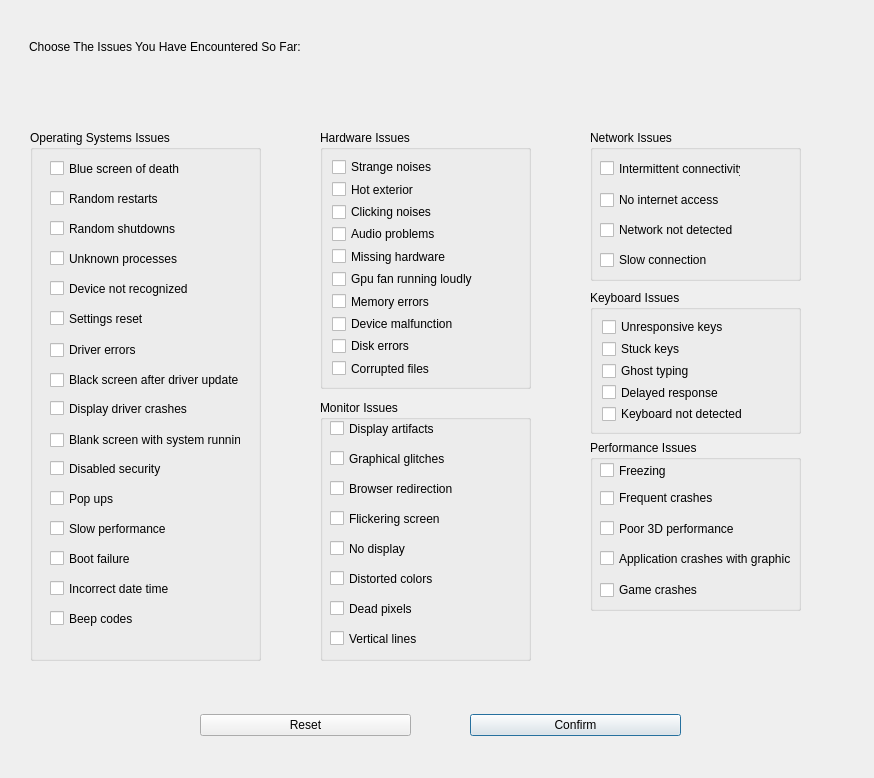
<?xml version="1.0" encoding="UTF-8"?>
<ui version="4.0">
 <class>Dialog</class>
 <widget class="QDialog" name="Dialog">
  <property name="geometry">
   <rect>
    <x>0</x>
    <y>0</y>
    <width>874</width>
    <height>778</height>
   </rect>
  </property>
  <property name="windowTitle">
   <string>Dialog</string>
  </property>
  <widget class="QWidget" name="verticalLayoutWidget">
   <property name="geometry">
    <rect>
     <x>30</x>
     <y>130</y>
     <width>231</width>
     <height>531</height>
    </rect>
   </property>
   <layout class="QVBoxLayout" name="verticalLayout">
    <item>
     <widget class="QGroupBox" name="groupBox_4">
      <property name="title">
       <string>Operating Systems Issues</string>
      </property>
      <widget class="QCheckBox" name="checkBox_8">
       <property name="geometry">
        <rect>
         <x>20</x>
         <y>30</y>
         <width>141</width>
         <height>17</height>
        </rect>
       </property>
       <property name="text">
        <string>Blue screen of death</string>
       </property>
       <property name="iconSize">
        <size>
         <width>40</width>
         <height>40</height>
        </size>
       </property>
      </widget>
      <widget class="QCheckBox" name="checkBox_13">
       <property name="geometry">
        <rect>
         <x>20</x>
         <y>90</y>
         <width>141</width>
         <height>17</height>
        </rect>
       </property>
       <property name="text">
        <string>Random shutdowns</string>
       </property>
      </widget>
      <widget class="QCheckBox" name="checkBox_7">
       <property name="geometry">
        <rect>
         <x>20</x>
         <y>60</y>
         <width>141</width>
         <height>17</height>
        </rect>
       </property>
       <property name="text">
        <string>Random restarts</string>
       </property>
       <property name="iconSize">
        <size>
         <width>40</width>
         <height>40</height>
        </size>
       </property>
      </widget>
      <widget class="QCheckBox" name="checkBox_18">
       <property name="geometry">
        <rect>
         <x>20</x>
         <y>120</y>
         <width>141</width>
         <height>17</height>
        </rect>
       </property>
       <property name="text">
        <string>Unknown processes</string>
       </property>
      </widget>
      <widget class="QCheckBox" name="checkBox_19">
       <property name="geometry">
        <rect>
         <x>20</x>
         <y>150</y>
         <width>141</width>
         <height>17</height>
        </rect>
       </property>
       <property name="text">
        <string>Device not recognized</string>
       </property>
      </widget>
      <widget class="QCheckBox" name="checkBox_23">
       <property name="geometry">
        <rect>
         <x>20</x>
         <y>180</y>
         <width>141</width>
         <height>17</height>
        </rect>
       </property>
       <property name="text">
        <string>Settings reset</string>
       </property>
      </widget>
      <widget class="QCheckBox" name="checkBox_30">
       <property name="geometry">
        <rect>
         <x>20</x>
         <y>210</y>
         <width>141</width>
         <height>20</height>
        </rect>
       </property>
       <property name="text">
        <string>Driver errors</string>
       </property>
      </widget>
      <widget class="QCheckBox" name="checkBox_33">
       <property name="geometry">
        <rect>
         <x>20</x>
         <y>240</y>
         <width>191</width>
         <height>20</height>
        </rect>
       </property>
       <property name="text">
        <string>Black screen after driver update</string>
       </property>
      </widget>
      <widget class="QCheckBox" name="checkBox_46">
       <property name="geometry">
        <rect>
         <x>20</x>
         <y>270</y>
         <width>141</width>
         <height>17</height>
        </rect>
       </property>
       <property name="text">
        <string>Display driver crashes</string>
       </property>
      </widget>
      <widget class="QCheckBox" name="checkBox_39">
       <property name="geometry">
        <rect>
         <x>20</x>
         <y>300</y>
         <width>191</width>
         <height>20</height>
        </rect>
       </property>
       <property name="text">
        <string>Blank screen with system running</string>
       </property>
      </widget>
      <widget class="QCheckBox" name="checkBox_16">
       <property name="geometry">
        <rect>
         <x>20</x>
         <y>330</y>
         <width>141</width>
         <height>17</height>
        </rect>
       </property>
       <property name="text">
        <string>Disabled security</string>
       </property>
      </widget>
      <widget class="QCheckBox" name="checkBox_14">
       <property name="geometry">
        <rect>
         <x>20</x>
         <y>360</y>
         <width>141</width>
         <height>17</height>
        </rect>
       </property>
       <property name="text">
        <string>Pop ups</string>
       </property>
      </widget>
      <widget class="QCheckBox" name="checkBox">
       <property name="geometry">
        <rect>
         <x>20</x>
         <y>390</y>
         <width>141</width>
         <height>17</height>
        </rect>
       </property>
       <property name="text">
        <string>Slow performance</string>
       </property>
       <property name="iconSize">
        <size>
         <width>40</width>
         <height>40</height>
        </size>
       </property>
      </widget>
      <widget class="QCheckBox" name="checkBox_5">
       <property name="geometry">
        <rect>
         <x>20</x>
         <y>420</y>
         <width>141</width>
         <height>17</height>
        </rect>
       </property>
       <property name="text">
        <string>Boot failure</string>
       </property>
       <property name="iconSize">
        <size>
         <width>40</width>
         <height>40</height>
        </size>
       </property>
      </widget>
      <widget class="QCheckBox" name="checkBox_25">
       <property name="geometry">
        <rect>
         <x>20</x>
         <y>450</y>
         <width>141</width>
         <height>17</height>
        </rect>
       </property>
       <property name="text">
        <string>Incorrect date time</string>
       </property>
      </widget>
      <widget class="QCheckBox" name="checkBox_22">
       <property name="geometry">
        <rect>
         <x>20</x>
         <y>480</y>
         <width>141</width>
         <height>17</height>
        </rect>
       </property>
       <property name="text">
        <string>Beep codes</string>
       </property>
      </widget>
     </widget>
    </item>
   </layout>
  </widget>
  <widget class="QWidget" name="verticalLayoutWidget_2">
   <property name="geometry">
    <rect>
     <x>320</x>
     <y>130</y>
     <width>211</width>
     <height>259</height>
    </rect>
   </property>
   <layout class="QVBoxLayout" name="verticalLayout_2">
    <item>
     <widget class="QGroupBox" name="groupBox_2">
      <property name="title">
       <string>Hardware Issues</string>
      </property>
      <layout class="QFormLayout" name="formLayout_2">
       <item row="0" column="0">
        <widget class="QCheckBox" name="checkBox_2">
         <property name="text">
          <string>Strange noises</string>
         </property>
         <property name="iconSize">
          <size>
           <width>40</width>
           <height>40</height>
          </size>
         </property>
        </widget>
       </item>
       <item row="1" column="0">
        <widget class="QCheckBox" name="checkBox_9">
         <property name="text">
          <string>Hot exterior</string>
         </property>
         <property name="iconSize">
          <size>
           <width>40</width>
           <height>40</height>
          </size>
         </property>
        </widget>
       </item>
       <item row="2" column="0">
        <widget class="QCheckBox" name="checkBox_12">
         <property name="text">
          <string>Clicking noises</string>
         </property>
         <property name="iconSize">
          <size>
           <width>40</width>
           <height>40</height>
          </size>
         </property>
        </widget>
       </item>
       <item row="3" column="0">
        <widget class="QCheckBox" name="checkBox_20">
         <property name="text">
          <string>Audio problems</string>
         </property>
        </widget>
       </item>
       <item row="4" column="0">
        <widget class="QCheckBox" name="checkBox_24">
         <property name="text">
          <string>Missing hardware</string>
         </property>
        </widget>
       </item>
       <item row="5" column="0">
        <widget class="QCheckBox" name="checkBox_48">
         <property name="text">
          <string>Gpu fan running loudly</string>
         </property>
        </widget>
       </item>
       <item row="6" column="0">
        <widget class="QCheckBox" name="checkBox_11">
         <property name="text">
          <string>Memory errors</string>
         </property>
         <property name="iconSize">
          <size>
           <width>40</width>
           <height>40</height>
          </size>
         </property>
        </widget>
       </item>
       <item row="7" column="0">
        <widget class="QCheckBox" name="checkBox_17">
         <property name="text">
          <string>Device malfunction</string>
         </property>
        </widget>
       </item>
       <item row="8" column="0">
        <widget class="QCheckBox" name="checkBox_4">
         <property name="text">
          <string>Disk errors</string>
         </property>
         <property name="iconSize">
          <size>
           <width>40</width>
           <height>40</height>
          </size>
         </property>
        </widget>
       </item>
       <item row="9" column="0">
        <widget class="QCheckBox" name="checkBox_3">
         <property name="text">
          <string>Corrupted files</string>
         </property>
         <property name="iconSize">
          <size>
           <width>40</width>
           <height>40</height>
          </size>
         </property>
        </widget>
       </item>
      </layout>
     </widget>
    </item>
   </layout>
  </widget>
  <widget class="QWidget" name="verticalLayoutWidget_3">
   <property name="geometry">
    <rect>
     <x>320</x>
     <y>400</y>
     <width>211</width>
     <height>261</height>
    </rect>
   </property>
   <layout class="QVBoxLayout" name="verticalLayout_3">
    <item>
     <widget class="QGroupBox" name="groupBox_6">
      <property name="title">
       <string>Monitor Issues</string>
      </property>
      <widget class="QCheckBox" name="checkBox_41">
       <property name="geometry">
        <rect>
         <x>10</x>
         <y>20</y>
         <width>141</width>
         <height>17</height>
        </rect>
       </property>
       <property name="text">
        <string>Display artifacts</string>
       </property>
      </widget>
      <widget class="QCheckBox" name="checkBox_32">
       <property name="geometry">
        <rect>
         <x>10</x>
         <y>140</y>
         <width>141</width>
         <height>17</height>
        </rect>
       </property>
       <property name="text">
        <string>No display</string>
       </property>
      </widget>
      <widget class="QCheckBox" name="checkBox_15">
       <property name="geometry">
        <rect>
         <x>10</x>
         <y>80</y>
         <width>141</width>
         <height>17</height>
        </rect>
       </property>
       <property name="text">
        <string>Browser redirection</string>
       </property>
      </widget>
      <widget class="QCheckBox" name="checkBox_31">
       <property name="geometry">
        <rect>
         <x>10</x>
         <y>110</y>
         <width>141</width>
         <height>17</height>
        </rect>
       </property>
       <property name="text">
        <string>Flickering screen</string>
       </property>
      </widget>
      <widget class="QCheckBox" name="checkBox_21">
       <property name="geometry">
        <rect>
         <x>10</x>
         <y>50</y>
         <width>141</width>
         <height>17</height>
        </rect>
       </property>
       <property name="text">
        <string>Graphical glitches</string>
       </property>
      </widget>
      <widget class="QCheckBox" name="checkBox_47">
       <property name="geometry">
        <rect>
         <x>10</x>
         <y>230</y>
         <width>141</width>
         <height>17</height>
        </rect>
       </property>
       <property name="text">
        <string>Vertical lines</string>
       </property>
      </widget>
      <widget class="QCheckBox" name="checkBox_45">
       <property name="geometry">
        <rect>
         <x>10</x>
         <y>170</y>
         <width>141</width>
         <height>17</height>
        </rect>
       </property>
       <property name="text">
        <string>Distorted colors</string>
       </property>
      </widget>
      <widget class="QCheckBox" name="checkBox_35">
       <property name="geometry">
        <rect>
         <x>10</x>
         <y>200</y>
         <width>141</width>
         <height>17</height>
        </rect>
       </property>
       <property name="text">
        <string>Dead pixels</string>
       </property>
      </widget>
     </widget>
    </item>
   </layout>
  </widget>
  <widget class="QWidget" name="verticalLayoutWidget_4">
   <property name="geometry">
    <rect>
     <x>29</x>
     <y>10</y>
     <width>411</width>
     <height>73</height>
    </rect>
   </property>
   <layout class="QVBoxLayout" name="verticalLayout_4">
    <item>
     <widget class="QLabel" name="label">
      <property name="text">
       <string>Choose The Issues You Have Encountered So Far:</string>
      </property>
     </widget>
    </item>
   </layout>
  </widget>
  <widget class="QWidget" name="verticalLayoutWidget_5">
   <property name="geometry">
    <rect>
     <x>200</x>
     <y>690</y>
     <width>211</width>
     <height>71</height>
    </rect>
   </property>
   <layout class="QVBoxLayout" name="verticalLayout_5">
    <item>
     <widget class="QPushButton" name="pushButton_2">
      <property name="text">
       <string>Reset</string>
      </property>
      <property name="autoDefault">
       <bool>false</bool>
      </property>
     </widget>
    </item>
   </layout>
  </widget>
  <widget class="QWidget" name="verticalLayoutWidget_6">
   <property name="geometry">
    <rect>
     <x>470</x>
     <y>690</y>
     <width>211</width>
     <height>71</height>
    </rect>
   </property>
   <layout class="QVBoxLayout" name="verticalLayout_6">
    <item>
     <widget class="QPushButton" name="pushButton_3">
      <property name="text">
       <string>Confirm</string>
      </property>
     </widget>
    </item>
   </layout>
  </widget>
  <widget class="QWidget" name="horizontalLayoutWidget">
   <property name="geometry">
    <rect>
     <x>590</x>
     <y>130</y>
     <width>211</width>
     <height>151</height>
    </rect>
   </property>
   <layout class="QHBoxLayout" name="horizontalLayout">
    <item>
     <widget class="QGroupBox" name="groupBox_3">
      <property name="title">
       <string>Network Issues</string>
      </property>
      <widget class="QCheckBox" name="checkBox_29">
       <property name="geometry">
        <rect>
         <x>10</x>
         <y>120</y>
         <width>141</width>
         <height>20</height>
        </rect>
       </property>
       <property name="text">
        <string>Slow connection</string>
       </property>
      </widget>
      <widget class="QCheckBox" name="checkBox_28">
       <property name="geometry">
        <rect>
         <x>10</x>
         <y>90</y>
         <width>141</width>
         <height>20</height>
        </rect>
       </property>
       <property name="text">
        <string>Network not detected</string>
       </property>
      </widget>
      <widget class="QCheckBox" name="checkBox_27">
       <property name="geometry">
        <rect>
         <x>10</x>
         <y>60</y>
         <width>141</width>
         <height>20</height>
        </rect>
       </property>
       <property name="text">
        <string>No internet access</string>
       </property>
      </widget>
      <widget class="QCheckBox" name="checkBox_26">
       <property name="geometry">
        <rect>
         <x>10</x>
         <y>30</y>
         <width>141</width>
         <height>17</height>
        </rect>
       </property>
       <property name="text">
        <string>Intermittent connectivity</string>
       </property>
      </widget>
     </widget>
    </item>
   </layout>
  </widget>
  <widget class="QWidget" name="verticalLayoutWidget_7">
   <property name="geometry">
    <rect>
     <x>590</x>
     <y>290</y>
     <width>211</width>
     <height>144</height>
    </rect>
   </property>
   <layout class="QVBoxLayout" name="verticalLayout_7">
    <item>
     <widget class="QGroupBox" name="groupBox">
      <property name="title">
       <string>Keyboard Issues</string>
      </property>
      <layout class="QFormLayout" name="formLayout">
       <item row="0" column="0">
        <widget class="QCheckBox" name="checkBox_43">
         <property name="text">
          <string>Unresponsive keys</string>
         </property>
        </widget>
       </item>
       <item row="1" column="0">
        <widget class="QCheckBox" name="checkBox_37">
         <property name="text">
          <string>Stuck keys</string>
         </property>
        </widget>
       </item>
       <item row="2" column="0">
        <widget class="QCheckBox" name="checkBox_44">
         <property name="text">
          <string>Ghost typing</string>
         </property>
        </widget>
       </item>
       <item row="3" column="0">
        <widget class="QCheckBox" name="checkBox_38">
         <property name="text">
          <string>Delayed response</string>
         </property>
        </widget>
       </item>
       <item row="4" column="0">
        <widget class="QCheckBox" name="checkBox_40">
         <property name="text">
          <string>Keyboard not detected</string>
         </property>
        </widget>
       </item>
      </layout>
     </widget>
    </item>
   </layout>
  </widget>
  <widget class="QWidget" name="verticalLayoutWidget_8">
   <property name="geometry">
    <rect>
     <x>590</x>
     <y>440</y>
     <width>211</width>
     <height>171</height>
    </rect>
   </property>
   <layout class="QVBoxLayout" name="verticalLayout_8">
    <item>
     <widget class="QGroupBox" name="groupBox_5">
      <property name="title">
       <string>Performance Issues</string>
      </property>
      <widget class="QCheckBox" name="checkBox_10">
       <property name="geometry">
        <rect>
         <x>10</x>
         <y>20</y>
         <width>141</width>
         <height>21</height>
        </rect>
       </property>
       <property name="text">
        <string>Freezing</string>
       </property>
       <property name="iconSize">
        <size>
         <width>40</width>
         <height>40</height>
        </size>
       </property>
      </widget>
      <widget class="QCheckBox" name="checkBox_6">
       <property name="geometry">
        <rect>
         <x>10</x>
         <y>50</y>
         <width>141</width>
         <height>16</height>
        </rect>
       </property>
       <property name="text">
        <string>Frequent crashes</string>
       </property>
       <property name="iconSize">
        <size>
         <width>40</width>
         <height>40</height>
        </size>
       </property>
      </widget>
      <widget class="QCheckBox" name="checkBox_42">
       <property name="geometry">
        <rect>
         <x>10</x>
         <y>80</y>
         <width>141</width>
         <height>17</height>
        </rect>
       </property>
       <property name="text">
        <string>Poor 3D performance</string>
       </property>
      </widget>
      <widget class="QCheckBox" name="checkBox_36">
       <property name="geometry">
        <rect>
         <x>10</x>
         <y>110</y>
         <width>191</width>
         <height>17</height>
        </rect>
       </property>
       <property name="text">
        <string>Application crashes with graphics</string>
       </property>
      </widget>
      <widget class="QCheckBox" name="checkBox_34">
       <property name="geometry">
        <rect>
         <x>10</x>
         <y>140</y>
         <width>141</width>
         <height>20</height>
        </rect>
       </property>
       <property name="text">
        <string>Game crashes</string>
       </property>
      </widget>
     </widget>
    </item>
   </layout>
  </widget>
 </widget>
 <resources/>
 <connections/>
</ui>
